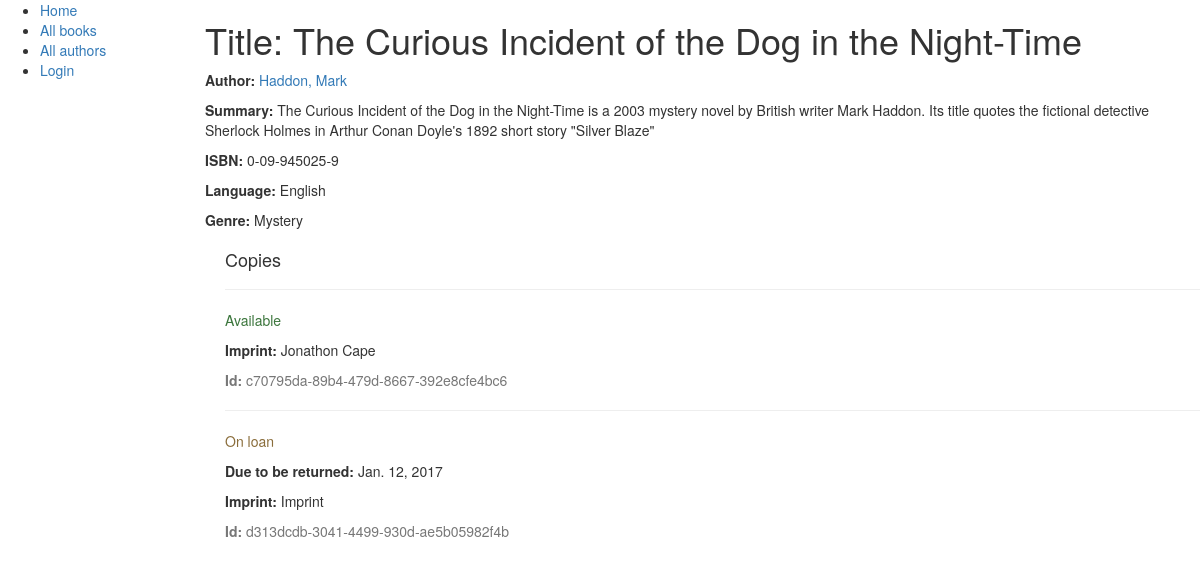
/catalog/book/1, run on the app's committed database.
### catalog/models.py (models this page shows, shortened)
class Book(models.Model):
    title = models.CharField(max_length=200)
    author = models.ForeignKey('Author', on_delete=models.SET_NULL, null=True)
    summary = models.TextField(max_length=1000, help_text="Enter a brief description of the book")
    isbn = models.CharField('ISBN',max_length=13, help_text='13 Character <a href="https://www.isbn-international.org/content/what-isbn">ISBN number</a>')
    genre = models.ManyToManyField(Genre, help_text="Select a genre for this book")
    language = models.ForeignKey('Language', on_delete=models.SET_NULL, null=True)

class Author(models.Model):
    first_name = models.CharField(max_length=100)
    last_name = models.CharField(max_length=100)
    date_of_birth = models.DateField(null=True, blank=True)
    date_of_death = models.DateField('Died', null=True, blank=True)
    def __str__(self):
	"""
	String for representing Model object.
	"""
	return '%s, %s' % (self.last_name, self.first_name)

class Language(models.Model):
    name = models.CharField(max_length=200, help_text="Enter a book's natural language (e.g. English, French, Japanese, etc.)")
    def __str__(self):
	"""
	String for representing the Model object (in Admin site etc.)
	"""
	return self.name

class Genre(models.Model):
    name = models.CharField(max_length=200, help_text="Enter a book genre (e.g. Science Fiction, French Poetry etc.)")
    def __str__(self):
        """
	String for representing the Model object (in Admin site etc.)
	"""
	return self.name

class BookInstance(models.Model):
    id = models.UUIDField(primary_key=True, default=uuid.uuid4, help_text="Unique ID for this particular book across the whole library")
    book = models.ForeignKey('Book', on_delete=models.SET_NULL, null=True)
    imprint = models.CharField(max_length=200)
    due_back = models.DateField(null=True, blank=True)
    borrower = models.ForeignKey(User, on_delete=models.SET_NULL, null=True, blank=True)
    LOAN_STATUS = (
	('d', 'Maintenance'),
	('o', 'On loan'),
	('a', 'Available'),
	('r', 'Reserved'),
    )
    status = models.CharField(max_length=1, choices=LOAN_STATUS, blank=True, default='d', help_text='Book availability')
    class Meta:
	ordering = ["due_back"]
	permissions = (("can_mark_returned", "Set book as returned"),)

### catalog/views.py (the view)
# urls.py: url(r'^book/(?P<pk>\d+)$', views.BookDetailView.as_view(), name='book-detail'),
class BookDetailView(generic.DetailView):
    model = Book

### catalog/templates/catalog/book_detail.html
{% extends "base_generic.html" %}
{% block content %}
  <h1>Title: {{ book.title }}</h1>
  <p><strong>Author:</strong> <a href="">{{ book.author }}</a></p>
  <p><strong>Summary:</strong> {{ book.summary }}</p>
  <p><strong>ISBN:</strong> {{ book.isbn }}</p>
  <p><strong>Language:</strong> {{ book.language }}</p>
  <p><strong>Genre:</strong> {% for genre in book.genre.all %} {{ genre }}{% if not forloop.last %}, {% endif %}{% endfor %}</p>
  <div style="margin-left:20px;margin-top:20px">
    <h4>Copies</h4>
    {% for copy in book.bookinstance_set.all %}
    <hr>
    <p class="{% if copy.status == 'a' %}text-success{% elif copy.status == 'd' %}text-danger{% else %}text-warning{% endif %}">{{ copy.get_status_display }}</p>
    {% if copy.status != 'a' %}<p><strong>Due to be returned:</strong> {{copy.due_back}}</p>{% endif %}
    <p><strong>Imprint:</strong> {{copy.imprint}}</p>
    <p class="text-muted"><strong>Id:</strong> {{ copy.id }}</p>
    {% endfor %}
  </div>
{% endblock %}

### catalog/templates/base_generic.html (shortened to what this page needs)
<!DOCTYPE html>
<html lang="en">
<head>
  <link rel="stylesheet" href="https://maxcdn.bootstrapcdn.com/bootstrap/3.3.7/css/bootstrap.min.css">
  {% load static %}
  <link rel="stylesheet" href="{% static 'css/styles.css' %}
</head>
<body>
  <div class="container-fluid">
    <div class="row">
      <div class="col-sm-2">
      {% block sidebar %}
      <ul class="sidebar-nav">
          <li><a href="{% url 'index' %}">Home</a></li>
          <li><a href="{% url 'books' %}">All books</a></li>
          <li><a href="">All authors</a></li>
            {% if user.is_authenticated %}
            <li>User: {{ user.get_username }}</li>
            <li><a href="{% url 'my-borrowed' %}">My Borrowed</a></li>
            <li><a href="{% url 'logout'%}?next={{request.path}}">Logout</a></li>
            {% else %}
            <li><a href="{% url 'login'%}?next={{request.path}}">Login</a></li>
            {% endif %}
      </ul>
    {% endblock %}
      </div>
      <div class="col-sm-10">
      {% block content %}{% endblock %}
      </div>
    </div>
</body>
</html>

### data on the page
Book: title "The Curious Incident of the Dog in the Night-Time", author "Haddon, Mark", summary "The Curious Incident of the Dog in the Night-Time is a 2003 mystery novel by British writer Mark Haddon. Its title quotes the fictional detective Sherlock Holmes in Arthur Conan Doyle's 1892 short story \"Silver Blaze\"", isbn "0-09-945025-9", language "English"
Genre: name "Mystery"
BookInstance: status "Available", imprint "Jonathon Cape", id "c70795da-89b4-479d-8667-392e8cfe4bc6"
BookInstance: status "On loan", due_back "Jan. 12, 2017", imprint "Imprint", id "d313dcdb-3041-4499-930d-ae5b05982f4b"
